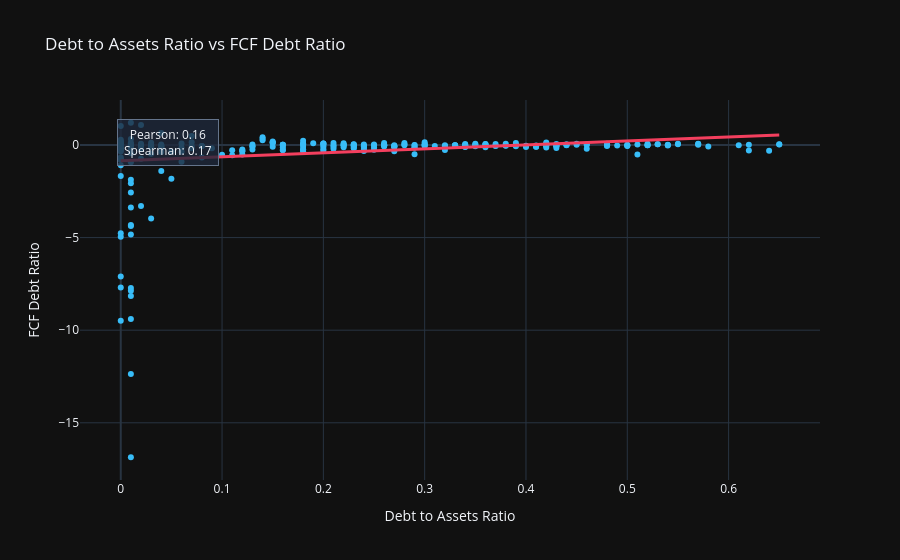

Here is the notebook cell this chart was saved with:
### Markdown cell above
c. Debt/Assets-FCF/Debt

### Code cell
df = conn.sql("""
    SELECT
        accession_number,
        period_end,
        debt_to_assets_ratio,
        fcf_to_debt_ratio	
    FROM gold.fact_financial_metrics
    WHERE debt_to_assets_ratio IS NOT NULL
      AND fcf_to_debt_ratio IS NOT NULL
""").df()

pearson_corr, pearson_p = pearsonr(df['debt_to_assets_ratio'], df['fcf_to_debt_ratio'])
spearman_corr, spearman_p = spearmanr(df['debt_to_assets_ratio'], df['fcf_to_debt_ratio'])

da_low, da_high = df["debt_to_assets_ratio"].quantile([0.01, 0.99])
fcf_low, fcf_high = df["fcf_to_debt_ratio"].quantile([0.01, 0.99])

df_plot = df[
    df["debt_to_assets_ratio"].between(da_low, da_high)
    & df["fcf_to_debt_ratio"].between(fcf_low, fcf_high)
]

fig = px.scatter(
    df_plot,
    x="debt_to_assets_ratio",
    y="fcf_to_debt_ratio",
    title="Debt to Assets Ratio vs FCF Debt Ratio",
    labels={"debt_to_assets_ratio": "Debt to Assets Ratio", "fcf_to_debt_ratio": "FCF Debt Ratio"},
    trendline="ols",
    template="plotly_dark",
    color_discrete_sequence=["#38BDF8"]  
)

fig.update_traces(line=dict(color="#F43F5E", width=3), selector=dict(mode="lines"))

fig.add_annotation(
    x=0.05,
    y=0.95,
    xref="paper",
    yref="paper",
    text=f'Pearson: {pearson_corr:.2f}<br>Spearman: {spearman_corr:.2f}',
    showarrow=False,
    bgcolor="rgba(30, 41, 59, 0.8)", 
    bordercolor="#64748B",            
    borderwidth=1,
    borderpad=6
)

fig.show()

### Figure 1 — Plotly figure (JSON) as saved in the notebook; plotly's stock layout.template omitted (floating-point values rounded to 4 significant figures; data arrays with more than 128 entries replaced by an {"elided": "..."} marker saying what was removed)
{"data": [{"hovertemplate": "Debt to Assets Ratio=%{x}<br>FCF Debt Ratio=%{y}<extra></extra>", "legendgroup": "", "marker": {"color": "#38BDF8", "symbol": "circle"}, "mode": "markers", "name": "", "orientation": "v", "showlegend": false, "type": "scatter", "x": {"elided": "340 float values"}, "xaxis": "x", "y": {"elided": "340 float values"}, "yaxis": "y"}, {"hovertemplate": "<b>OLS trendline</b><br>fcf_to_debt_ratio = 2.14614 * debt_to_assets_ratio + -0.854896<br>R<sup>2</sup>=0.052106<br><br>Debt to Assets Ratio=%{x}<br>FCF Debt Ratio=%{y} <b>(trend)</b><extra></extra>", "legendgroup": "", "line": {"color": "#F43F5E", "width": 3}, "marker": {"color": "#38BDF8", "symbol": "circle"}, "mode": "lines", "name": "", "showlegend": false, "type": "scatter", "x": {"elided": "340 float values"}, "xaxis": "x", "y": {"elided": "340 float values"}, "yaxis": "y"}], "layout": {"annotations": [{"bgcolor": "rgba(30, 41, 59, 0.8)", "bordercolor": "#64748B", "borderpad": 6, "borderwidth": 1, "showarrow": false, "text": "Pearson: 0.16<br>Spearman: 0.17", "x": 0.05, "xref": "paper", "y": 0.95, "yref": "paper"}], "legend": {"tracegroupgap": 0}, "title": {"text": "Debt to Assets Ratio vs FCF Debt Ratio"}, "xaxis": {"anchor": "y", "domain": [0, 1], "title": {"text": "Debt to Assets Ratio"}}, "yaxis": {"anchor": "x", "domain": [0, 1], "title": {"text": "FCF Debt Ratio"}}}}
